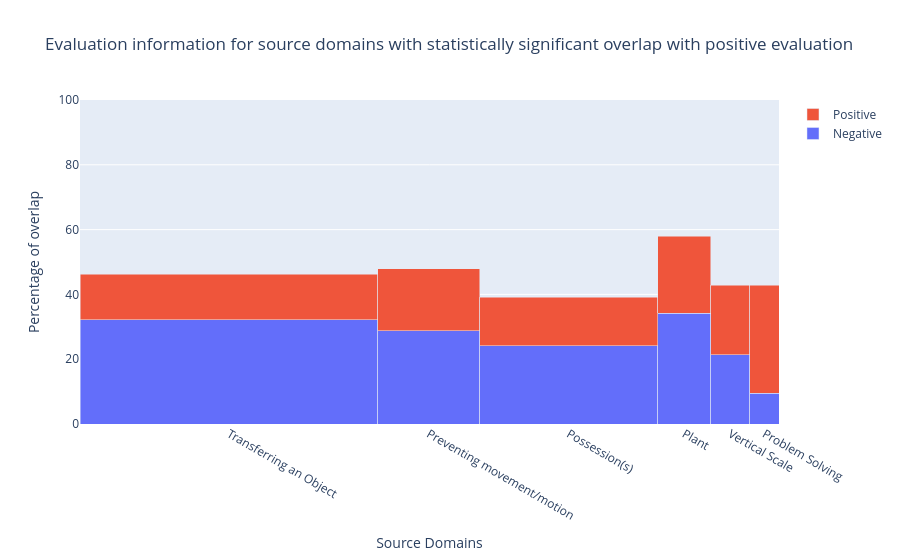

The notebook cell this image was saved under:
### Code cell
# Marimekko plot for source domains that overlap significantly with positive evaluation
df = pos_df

df["Neg_pct"] = df.Negative / df.Total
df["Pos_pct"] = df.Positive / df.Total

labels = list(df.SD)
widths = np.array(df.Total)

data = {
    "Negative": list(df['Neg_pct']*100),
    "Positive": list(df['Pos_pct']*100)
}

fig = go.Figure()
for key in data:
    fig.add_trace(go.Bar(
        name=key,
        y=data[key],
        x=np.cumsum(widths)-widths,
        width=widths,
        offset=0,
        customdata=np.transpose([labels, widths*data[key]]),
        hovertemplate="<br>".join([
            "label: %{customdata[0]}",
            "percent: %{y}"
        ])
    ))

fig.update_xaxes(
    tickvals=np.cumsum(widths)-widths/2,
    ticktext= ["%s" % l for l in labels]
)

fig.update_xaxes(range=[0,widths.sum()])
fig.update_yaxes(range=[0,100])

fig.update_layout(
    title_text="Evaluation information for source domains with statistically significant overlap with positive evaluation",
    xaxis=dict(
        title="Source Domains"),
    yaxis=dict(title="Percentage of overlap"),
    barmode="stack",
    uniformtext=dict(mode="hide", minsize=10),
)


fig.show()
fig.write_html("positive.html")

### Figure 1 — Plotly figure (JSON) as saved in the notebook; plotly's stock layout.template omitted (floating-point values rounded to 4 significant figures)
{"data": [{"customdata": [["Transferring an Object", "6900.0"], ["Preventing movement/motion", "2100.0"], ["Possession(s)", "3100.0"], ["Plant", "1300.0"], ["Vertical Scale", "600.0"], ["Problem Solving", "200.0"]], "hovertemplate": "label: %{customdata[0]}<br>percent: %{y}", "name": "Negative", "offset": 0, "type": "bar", "width": [214, 73, 128, 38, 28, 21], "x": [0, 214, 287, 415, 453, 481], "y": [32.24, 28.77, 24.22, 34.21, 21.43, 9.524]}, {"customdata": [["Transferring an Object", "3000.0"], ["Preventing movement/motion", "1400.0"], ["Possession(s)", "1900.0"], ["Plant", "899.9999999999999"], ["Vertical Scale", "600.0"], ["Problem Solving", "699.9999999999999"]], "hovertemplate": "label: %{customdata[0]}<br>percent: %{y}", "name": "Positive", "offset": 0, "type": "bar", "width": [214, 73, 128, 38, 28, 21], "x": [0, 214, 287, 415, 453, 481], "y": [14.02, 19.18, 14.84, 23.68, 21.43, 33.33]}], "layout": {"barmode": "stack", "title": {"text": "Evaluation information for source domains with statistically significant overlap with positive evaluation"}, "uniformtext": {"minsize": 10, "mode": "hide"}, "xaxis": {"range": [0, 502], "ticktext": ["Transferring an Object", "Preventing movement/motion", "Possession(s)", "Plant", "Vertical Scale", "Problem Solving"], "tickvals": [107.0, 250.5, 351.0, 434.0, 467.0, 491.5], "title": {"text": "Source Domains"}}, "yaxis": {"range": [0, 100], "title": {"text": "Percentage of overlap"}}}}
